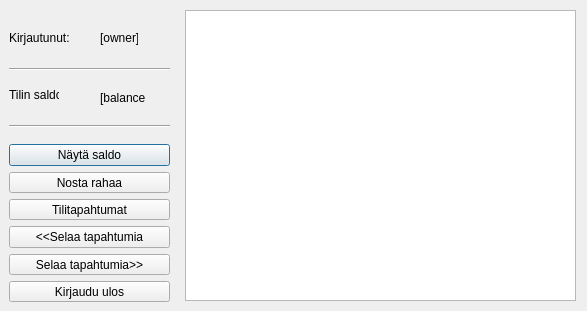
<?xml version="1.0" encoding="UTF-8"?>
<ui version="4.0">
 <class>bankMain</class>
 <widget class="QDialog" name="bankMain">
  <property name="geometry">
   <rect>
    <x>0</x>
    <y>0</y>
    <width>587</width>
    <height>311</height>
   </rect>
  </property>
  <property name="windowTitle">
   <string>Dialog</string>
  </property>
  <widget class="QLabel" name="label_accountBalanceAmount">
   <property name="geometry">
    <rect>
     <x>100</x>
     <y>90</y>
     <width>45</width>
     <height>16</height>
    </rect>
   </property>
   <property name="text">
    <string>[balance]</string>
   </property>
  </widget>
  <widget class="QTextBrowser" name="textBrowser">
   <property name="geometry">
    <rect>
     <x>185</x>
     <y>10</y>
     <width>391</width>
     <height>291</height>
    </rect>
   </property>
  </widget>
  <widget class="Line" name="line_2">
   <property name="geometry">
    <rect>
     <x>9</x>
     <y>116</y>
     <width>161</width>
     <height>21</height>
    </rect>
   </property>
   <property name="orientation">
    <enum>Qt::Horizontal</enum>
   </property>
  </widget>
  <widget class="Line" name="line">
   <property name="geometry">
    <rect>
     <x>9</x>
     <y>59</y>
     <width>161</width>
     <height>21</height>
    </rect>
   </property>
   <property name="orientation">
    <enum>Qt::Horizontal</enum>
   </property>
  </widget>
  <widget class="QLabel" name="label_accountBalance">
   <property name="geometry">
    <rect>
     <x>9</x>
     <y>87</y>
     <width>50</width>
     <height>16</height>
    </rect>
   </property>
   <property name="text">
    <string>Tilin saldo:</string>
   </property>
  </widget>
  <widget class="QLabel" name="label_accountOwner">
   <property name="geometry">
    <rect>
     <x>9</x>
     <y>30</y>
     <width>65</width>
     <height>16</height>
    </rect>
   </property>
   <property name="text">
    <string>Kirjautunut:</string>
   </property>
  </widget>
  <widget class="QLabel" name="label_accountOwnerName">
   <property name="geometry">
    <rect>
     <x>100</x>
     <y>30</y>
     <width>38</width>
     <height>16</height>
    </rect>
   </property>
   <property name="text">
    <string>[owner]</string>
   </property>
  </widget>
  <widget class="QWidget" name="">
   <property name="geometry">
    <rect>
     <x>9</x>
     <y>144</y>
     <width>161</width>
     <height>158</height>
    </rect>
   </property>
   <layout class="QVBoxLayout" name="verticalLayout">
    <item>
     <widget class="QPushButton" name="btn_showBalance">
      <property name="text">
       <string>Näytä saldo</string>
      </property>
     </widget>
    </item>
    <item>
     <widget class="QPushButton" name="btn_withdrawMoney">
      <property name="text">
       <string>Nosta rahaa</string>
      </property>
     </widget>
    </item>
    <item>
     <widget class="QPushButton" name="btn_showTransactions">
      <property name="text">
       <string>Tilitapahtumat</string>
      </property>
     </widget>
    </item>
    <item>
     <widget class="QPushButton" name="btn_showPreviousActions">
      <property name="text">
       <string>&lt;&lt;Selaa tapahtumia</string>
      </property>
     </widget>
    </item>
    <item>
     <widget class="QPushButton" name="btn_showNextActions">
      <property name="text">
       <string>Selaa tapahtumia&gt;&gt;</string>
      </property>
     </widget>
    </item>
    <item>
     <widget class="QPushButton" name="btn_logOut">
      <property name="text">
       <string>Kirjaudu ulos</string>
      </property>
     </widget>
    </item>
   </layout>
  </widget>
 </widget>
 <resources/>
 <connections/>
</ui>
